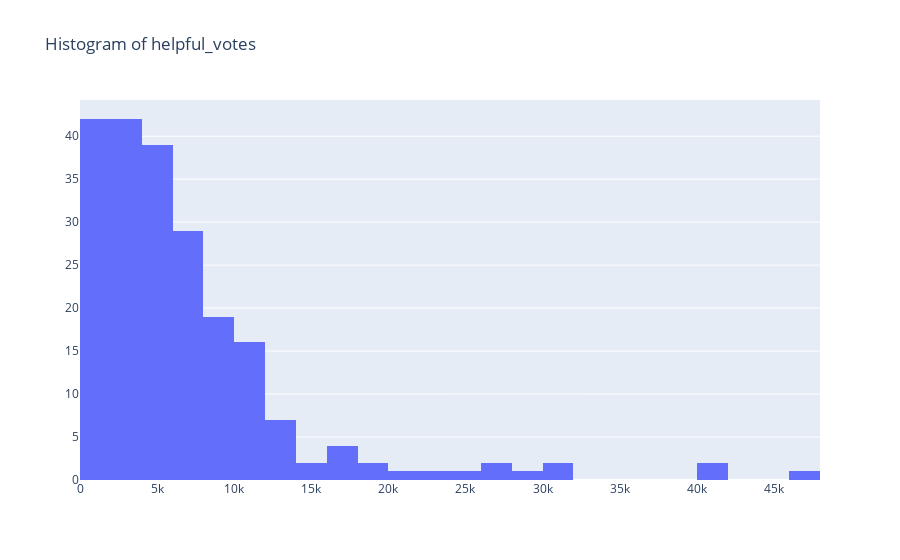

The notebook cell saved with this chart:
### Markdown cell above
###### Save plot
fig = plot_histogram(df, 'helpful_votes', 1000)
fig.update_layout(
        title="Histogram of Helpful Votes",
        xaxis_title="Number of Helpful Votes",
        yaxis_title="Frequency",
        title_x=0.5,  # Set title x-alignment to the center
        title_y=0.9   # Set title y-alignment to the top
    )
#pio.write_image(fig, '1_.png')

### Code cell
plt = plot_histogram(df, 'helpful_votes', 1000)

### Figure 1 — Plotly figure (JSON) as saved in the notebook; plotly's stock layout.template omitted (floating-point values rounded to 4 significant figures; data arrays with more than 128 entries replaced by an {"elided": "..."} marker saying what was removed)
{"data": [{"type": "histogram", "x": {"elided": "214 float values"}, "y": {"elided": "214 int values"}}], "layout": {"autosize": true, "title": {"text": "Histogram of helpful_votes"}, "xaxis": {"autorange": true, "range": [0, 48000], "type": "linear"}, "yaxis": {"autorange": true, "range": [0, 44.21], "type": "linear"}}}
